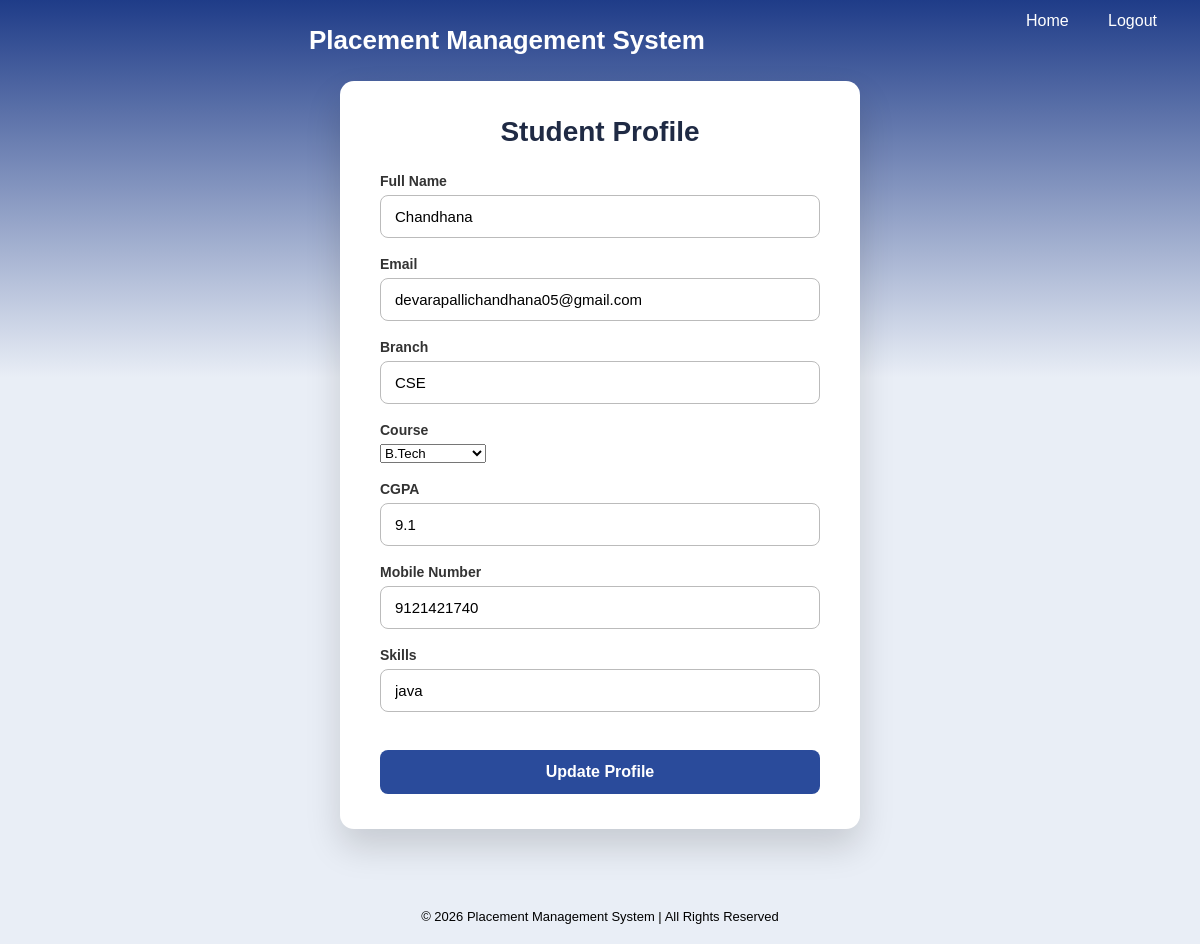
The page /student/profile/ (signed in) on the database its author committed.
### pms_app/models.py (models this page shows, shortened)
class Student(models.Model):
    COURSE_CHOICES = [
        ('BTECH', 'B.Tech'),
        ('MBA', 'MBA'),
        ('MCA', 'MCA'),
        ('BSC', 'B.Sc'),
        ('MSC', 'M.Sc'),
    ]
    name = models.CharField(max_length=100)
    email = models.EmailField(unique=True)
    branch = models.CharField(max_length=50)
    password = models.CharField(max_length=100)
    mobile = models.CharField(max_length=15, blank=True, null=True)
    course = models.CharField(max_length=10, choices=COURSE_CHOICES, blank=True, null=True)
    cgpa = models.FloatField(blank=True, null=True)
    skills = models.TextField(blank=True, null=True)

### pms_app/views.py (the view, shortened to what this page needs)
# urls.py: path('student/profile/', views.student_profile, name='student_profile'),
def student_profile(request):
    student = get_logged_in_student(request)
    if not student:
        return redirect('student_login')
    return render(request, 'students/student_profile.html', {'student': student})

### pms_app/views.py (called while the page is built)
def get_logged_in_student(request):
    student_id = request.session.get('student_id')
    if not student_id:
        return None
    return Student.objects.filter(id=student_id).first()

### templates/students/student_profile.html (shortened to what this page needs)
{% extends 'base.html' %}
{% load static %}
{% block content %}
<div class="profile-wrapper">
    <div class="profile-card">
        <h2>Student Profile</h2>
        <form method="post">
            <div class="input-group">
                <label>Full Name</label>
                <input
                    type="text"
                    name="name"
                    value="{{ student.name }}"
                    required
                >
            </div>
            <div class="input-group">
                <label>Email</label>
                <input
                    type="email"
                    name="email"
                    value="{{ student.email }}"
                    readonly
                >
            </div>
            <div class="input-group">
                <label>Branch</label>
                <input
                    type="text"
                    name="branch"
                    value="{{ student.branch }}"
                    required
                >
            </div>
            <div class="input-group">
                <label>Course</label>
                <select name="course">
                    <option value="BTECH" {% if student.course == "BTECH" %}selected{% endif %}>B.Tech</option>
                </select>
            </div>
            <div class="input-group">
                <label>CGPA</label>
                <input
                    type="number"
                    step="0.01"
                    name="cgpa"
                    value="{{ student.cgpa }}"
                >
            </div>
            <div class="input-group">
                <label>Mobile Number</label>
                <input
                    type="text"
                    name="mobile"
                    value="{{ student.mobile }}"
                >
            </div>
            <div class="input-group">
                <label>Skills</label>
                <input
                    type="text"
                    name="skills"
                    value="{{ student.skills }}"
                    placeholder="e.g. Python, Java, SQL"
                >
            </div>
            <button type="submit" class="btn-primary">
                Update Profile
            </button>
        </form>
    </div>
</div>
{% endblock %}

### static/css/style.css (style rules this page uses)
* { margin-top: 0; padding: 0; box-sizing: border-box; font-family: Arial, Helvetica, sans-serif; }
body { background: linear-gradient(to bottom, #1f3c88 0%, #e9eef6 40%); min-height: 100vh; }
.profile-wrapper { min-height: 80vh; display: flex; justify-content: center; align-items: center; }
.profile-card { background: #ffffff; width: 520px; padding: 35px 40px; border-radius: 14px; box-shadow: 0 18px 35px rgba(0, 0, 0, 0.15); }
.profile-card h2 { text-align: center; margin-bottom: 25px; color: #1f2a44; font-size: 28px; }
.input-group { margin-bottom: 18px; }
.input-group label { display: block; font-weight: 600; margin-bottom: 6px; color: #333; font-size: 14px; }
.input-group input { width: 100%; padding: 12px 14px; border-radius: 8px; border: 1px solid #bbb; font-size: 15px; transition: border-color 0.2s ease, box-shadow 0.2s ease; }
.btn-primary { width: 100%; margin-top: 20px; padding: 13px; border: none; border-radius: 8px; background: #2a4b9b; color: #ffffff; font-size: 16px; font-weight: 600; cursor: pointer; transition: background 0.2s ease, transform 0.2s ease; }

### rows shown on the page
Student: name "Chandhana", email "devarapallichandhana05@gmail.com", branch "CSE", course "B.Tech", cgpa "9.1", mobile "9121421740", skills "java"
